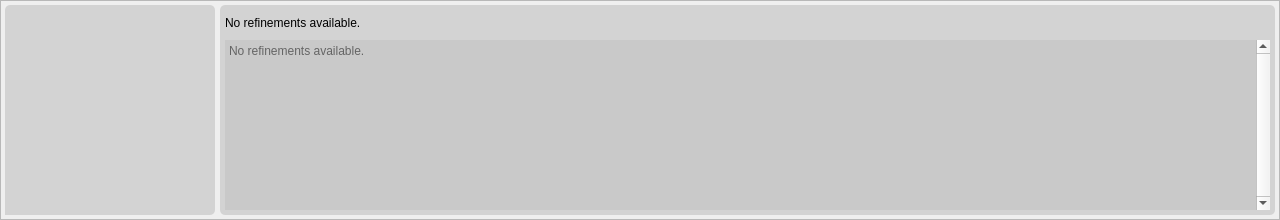
   <widget class="QFrame" name="defn_area">
    <property name="geometry">
     <rect>
      <x>310</x>
      <y>710</y>
      <width>1280</width>
      <height>220</height>
     </rect>
    </property>
    <property name="sizePolicy">
     <sizepolicy hsizetype="Fixed" vsizetype="Fixed">
      <horstretch>0</horstretch>
      <verstretch>0</verstretch>
     </sizepolicy>
    </property>
    <property name="minimumSize">
     <size>
      <width>1280</width>
      <height>220</height>
     </size>
    </property>
    <property name="maximumSize">
     <size>
      <width>1280</width>
      <height>220</height>
     </size>
    </property>
    <property name="styleSheet">
     <string notr="true">#defn_area {border: 1px solid rgba(128, 128, 128, 128); border-radius: 5px;}</string>
    </property>
    <property name="frameShape">
     <enum>QFrame::Shape::StyledPanel</enum>
    </property>
    <property name="frameShadow">
     <enum>QFrame::Shadow::Raised</enum>
    </property>
    <widget class="QFrame" name="weap_inpt">
     <property name="geometry">
      <rect>
       <x>5</x>
       <y>5</y>
       <width>210</width>
       <height>210</height>
      </rect>
     </property>
     <property name="sizePolicy">
      <sizepolicy hsizetype="Fixed" vsizetype="Fixed">
       <horstretch>0</horstretch>
       <verstretch>0</verstretch>
      </sizepolicy>
     </property>
     <property name="minimumSize">
      <size>
       <width>210</width>
       <height>210</height>
      </size>
     </property>
     <property name="maximumSize">
      <size>
       <width>210</width>
       <height>210</height>
      </size>
     </property>
     <property name="styleSheet">
      <string notr="true">#weap_inpt {border-top-left-radius: 5px; border-top-right-radius: 5px; border-bottom-right-radius: 5px; background-color: rgba(128, 128, 128, 64);}</string>
     </property>
     <property name="frameShape">
      <enum>QFrame::Shape::StyledPanel</enum>
     </property>
     <property name="frameShadow">
      <enum>QFrame::Shadow::Raised</enum>
     </property>
     <widget class="QLabel" name="weap_port_area">
      <property name="geometry">
       <rect>
        <x>5</x>
        <y>5</y>
        <width>200</width>
        <height>200</height>
       </rect>
      </property>
      <property name="sizePolicy">
       <sizepolicy hsizetype="Fixed" vsizetype="Fixed">
        <horstretch>0</horstretch>
        <verstretch>0</verstretch>
       </sizepolicy>
      </property>
      <property name="minimumSize">
       <size>
        <width>200</width>
        <height>200</height>
       </size>
      </property>
      <property name="maximumSize">
       <size>
        <width>200</width>
        <height>200</height>
       </size>
      </property>
      <property name="styleSheet">
       <string notr="true"/>
      </property>
      <property name="text">
       <string/>
      </property>
      <property name="pixmap">
       <pixmap resource="rare.qrc">:/rare/imgs/rare/star_1.webp</pixmap>
      </property>
      <property name="scaledContents">
       <bool>true</bool>
      </property>
      <property name="alignment">
       <set>Qt::AlignmentFlag::AlignCenter</set>
      </property>
     </widget>
     <widget class="QLabel" name="weap_port_icon">
      <property name="geometry">
       <rect>
        <x>5</x>
        <y>5</y>
        <width>200</width>
        <height>200</height>
       </rect>
      </property>
      <property name="sizePolicy">
       <sizepolicy hsizetype="Fixed" vsizetype="Fixed">
        <horstretch>0</horstretch>
        <verstretch>0</verstretch>
       </sizepolicy>
      </property>
      <property name="minimumSize">
       <size>
        <width>200</width>
        <height>200</height>
       </size>
      </property>
      <property name="maximumSize">
       <size>
        <width>200</width>
        <height>200</height>
       </size>
      </property>
      <property name="text">
       <string/>
      </property>
      <property name="pixmap">
       <pixmap resource="weap.qrc">:/weap/imgs/weap/main/weap.png</pixmap>
      </property>
      <property name="scaledContents">
       <bool>true</bool>
      </property>
      <property name="alignment">
       <set>Qt::AlignmentFlag::AlignCenter</set>
      </property>
      <property name="margin">
       <number>1</number>
      </property>
     </widget>
    </widget>
    <widget class="QFrame" name="weap_refn_area">
     <property name="geometry">
      <rect>
       <x>220</x>
       <y>5</y>
       <width>1055</width>
       <height>210</height>
      </rect>
     </property>
     <property name="sizePolicy">
      <sizepolicy hsizetype="Fixed" vsizetype="Fixed">
       <horstretch>0</horstretch>
       <verstretch>0</verstretch>
      </sizepolicy>
     </property>
     <property name="minimumSize">
      <size>
       <width>1055</width>
       <height>210</height>
      </size>
     </property>
     <property name="maximumSize">
      <size>
       <width>1055</width>
       <height>210</height>
      </size>
     </property>
     <property name="styleSheet">
      <string notr="true">#weap_refn_area {border-radius: 5px; background-color: rgba(128, 128, 128, 64);}</string>
     </property>
     <property name="frameShape">
      <enum>QFrame::Shape::StyledPanel</enum>
     </property>
     <property name="frameShadow">
      <enum>QFrame::Shadow::Raised</enum>
     </property>
     <widget class="QTextEdit" name="weap_area_refn_body">
      <property name="geometry">
       <rect>
        <x>5</x>
        <y>35</y>
        <width>1045</width>
        <height>170</height>
       </rect>
      </property>
      <property name="sizePolicy">
       <sizepolicy hsizetype="Fixed" vsizetype="Fixed">
        <horstretch>0</horstretch>
        <verstretch>0</verstretch>
       </sizepolicy>
      </property>
      <property name="minimumSize">
       <size>
        <width>1045</width>
        <height>170</height>
       </size>
      </property>
      <property name="maximumSize">
       <size>
        <width>1045</width>
        <height>170</height>
       </size>
      </property>
      <property name="styleSheet">
       <string notr="true">#weap_area_refn_body {font: 10pt &quot;IBM Plex Sans&quot;; background-color: rgba(192, 192, 192, 128);}</string>
      </property>
      <property name="frameShape">
       <enum>QFrame::Shape::NoFrame</enum>
      </property>
      <property name="frameShadow">
       <enum>QFrame::Shadow::Plain</enum>
      </property>
      <property name="verticalScrollBarPolicy">
       <enum>Qt::ScrollBarPolicy::ScrollBarAlwaysOn</enum>
      </property>
      <property name="documentTitle">
       <string>weap_area_refn_body</string>
      </property>
      <property name="readOnly">
       <bool>true</bool>
      </property>
      <property name="placeholderText">
       <string>No refinements available.</string>
      </property>
     </widget>
     <widget class="QLabel" name="weap_area_refn_head">
      <property name="geometry">
       <rect>
        <x>5</x>
        <y>5</y>
        <width>1045</width>
        <height>25</height>
       </rect>
      </property>
      <property name="sizePolicy">
       <sizepolicy hsizetype="Fixed" vsizetype="Fixed">
        <horstretch>0</horstretch>
        <verstretch>0</verstretch>
       </sizepolicy>
      </property>
      <property name="minimumSize">
       <size>
        <width>1045</width>
        <height>25</height>
       </size>
      </property>
      <property name="maximumSize">
       <size>
        <width>1045</width>
        <height>25</height>
       </size>
      </property>
      <property name="styleSheet">
       <string notr="true">font: 10pt &quot;IBM Plex Sans&quot;;</string>
      </property>
      <property name="text">
       <string>No refinements available.</string>
      </property>
      <property name="alignment">
       <set>Qt::AlignmentFlag::AlignLeading|Qt::AlignmentFlag::AlignLeft|Qt::AlignmentFlag::AlignVCenter</set>
      </property>
      <property name="wordWrap">
       <bool>true</bool>
      </property>
     </widget>
    </widget>
   </widget>
